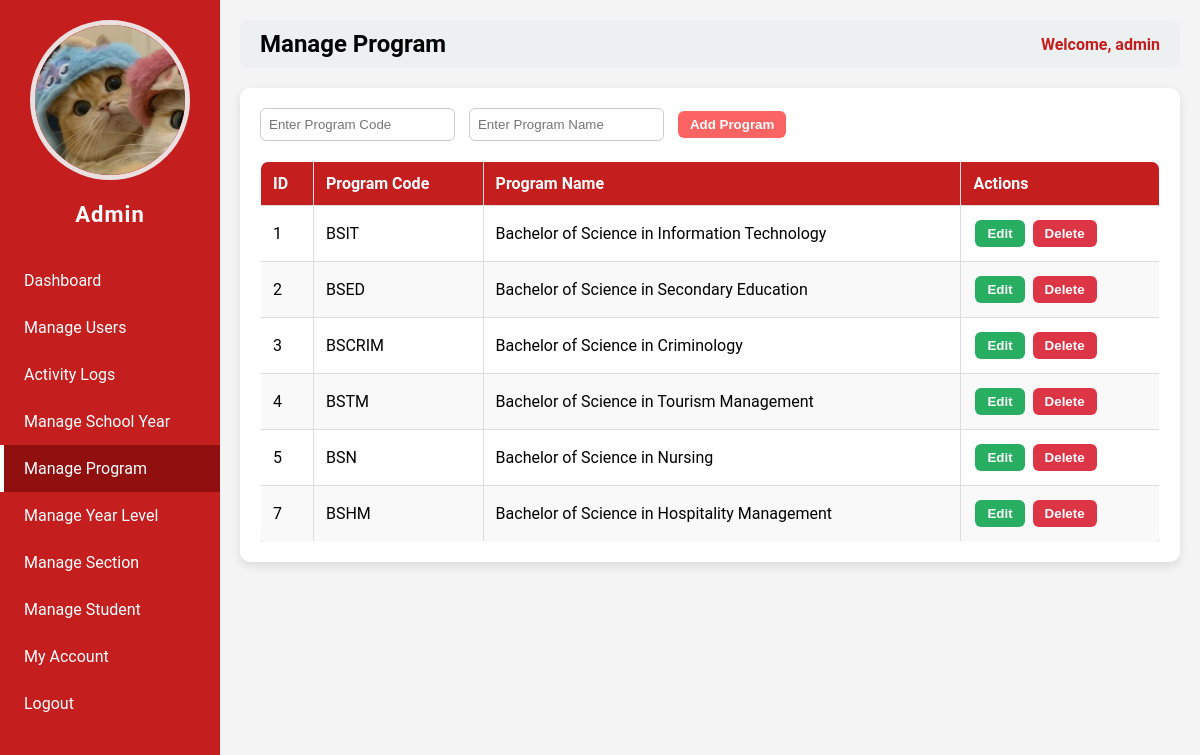
The page /admin.php?page=manage_program (signed in) on the database its author committed.
### tables this page shows
CREATE TABLE `users` (
  `id` int(11) NOT NULL,
  `username` varchar(50) NOT NULL,
  `password` varchar(255) NOT NULL,
  `role` varchar(50) NOT NULL,
  `email` varchar(255) NOT NULL,
  `contact` varchar(50) NOT NULL,
  `status` varchar(50) NOT NULL,
  `img` varchar(255) NOT NULL
);

CREATE TABLE `programs` (
  `id` int(11) NOT NULL,
  `program_code` varchar(50) NOT NULL,
  `program_name` varchar(100) NOT NULL
);

### admin_pages/manage_program.php (the view, shortened to what this page needs)
<?php
require __DIR__ . '/../db_connect.php';
$edit_mode = false;
$edit_id = null;
$edit_code = "";
$edit_name = "";
$programs = $pdo->query("SELECT * FROM programs ORDER BY id ASC")->fetchAll(PDO::FETCH_ASSOC);
?>
<div class="container">
    <form method="POST" class="form-box">
        <input type="text" name="program_code" placeholder="Enter Program Code"
               value="<?= htmlspecialchars($edit_code); ?>" required>
        <input type="text" name="program_name" placeholder="Enter Program Name"
               value="<?= htmlspecialchars($edit_name); ?>" required>
        <?php if ($edit_mode): ?>
            <input type="hidden" name="id" value="<?= $edit_id; ?>">
            <button type="submit" name="update_program" class="btn btn-warning">Update Program</button>
            <a href="" class="btn btn-secondary">Cancel</a>
        <?php else: ?>
            <button type="submit" name="add_program" class="btn btn-primary">Add Program</button>
        <?php endif; ?>
    </form>
    <div class="table-box">
        <table class="styled-table">
            <thead>
                <tr>
                    <th>ID</th>
                    <th>Program Code</th>
                    <th>Program Name</th>
                    <th>Actions</th>
                </tr>
            </thead>
            <tbody>
            <?php foreach ($programs as $program): ?>
                <tr>
                    <td><?= $program['id']; ?></td>
                    <td><?= htmlspecialchars($program['program_code']); ?></td>
                    <td><?= htmlspecialchars($program['program_name']); ?></td>
                    <td>
                        <form method="POST" class="inline-form">
                            <button type="submit" name="edit_program" class="btn btn-info">Edit</button>
                        </form>
                        <form method="POST" class="inline-form">
                            <button type="submit" name="delete_program" class="btn btn-danger" onclick="return confirm('Are you sure you want to delete this program?')">Delete</button>
                        </form>
                    </td>
                </tr>
            <?php endforeach; ?>
            </tbody>
        </table>
    </div>
</div>

### admin.php (shortened to what this page needs)
<?php
require 'db_connect.php';
$id = $_SESSION['user_id'];
$stmt = $pdo->prepare("SELECT * FROM users WHERE id=?");
$stmt->execute([$id]);
$user = $stmt->fetch(PDO::FETCH_ASSOC);
$page = isset($_GET['page']) ? $_GET['page'] : 'dashboard';
?>
<!DOCTYPE html>
<html>
<head>
</head>
<body>
<div class="sidebar">
    <div class="column profile-photo">
        <?php if (!empty($user['img'])): ?>
            <img src="<?php echo htmlspecialchars($user['img']); ?>" alt="Profile Image">
        <?php else: ?>
            <img src="default.png" alt="Profile Image">
        <?php endif; ?>
    </div>
    <h2>Admin</h2>
    <a href="?page=dashboard" class="<?php echo $page=='dashboard' ? 'active' : ''; ?>">Dashboard</a>
    <a href="?page=manage_users" class="<?php echo $page=='manage_users' ? 'active' : ''; ?>">Manage Users</a>
    <a href="?page=activity_logs" class="<?php echo $page=='activity_logs' ? 'active' : ''; ?>">Activity Logs</a>
    <a href="?page=manage_school_year" class="<?php echo $page=='manage_school_year' ? 'active' : ''; ?>">Manage School Year</a>
    <a href="?page=manage_program" class="<?php echo $page=='manage_program' ? 'active' : ''; ?>">Manage Program</a>
    <a href="?page=manage_year_level" class="<?php echo $page=='manage_year_level' ? 'active' : ''; ?>">Manage Year Level</a>
    <a href="?page=manage_section" class="<?php echo $page=='manage_section' ? 'active' : ''; ?>">Manage Section</a>
    <a href="?page=manage_student" class="<?php echo $page=='manage_student' ? 'active' : ''; ?>">Manage Student</a>
    <a href="?page=my_account" class="<?php echo $page=='my_account' ? 'active' : ''; ?>">My Account</a>
    <a href="logout.php" onclick="return confirm('Are you sure you want to log out?');">Logout</a>
</div>
<div class="main-content">
    <div class="header">
        <h2><?php echo str_replace('_',' ', $page); ?></h2>
        <span>Welcome, <?php echo $_SESSION['username']; ?></span>
    </div>
    <div class="content">
        <?php
        $file = "admin_pages/{$page}.php";
        if(file_exists($file)){
            include $file;
        } else {
            echo "<p>Page not found.</p>";
        }
        ?>
    </div>
</div>
</body>
</html>

### admin.php (style rules this page uses)
body { margin: 0; font-family: 'Roboto', sans-serif; background: #f4f4f4; }
.sidebar { position: fixed; top: 0; left: 0; width: 220px; height: 100%; background-color: #c41e1e; color: white; display: flex; flex-direction: column; padding-top: 20px; }
.sidebar h2 { text-align: center; margin-bottom: 30px; font-size: 22px; letter-spacing: 1px; }
.sidebar a { padding: 14px 20px; text-decoration: none; color: white; display: block; transition: 0.3s; border-left: 4px solid transparent; }
.sidebar a.active { background-color: #900f0f; border-left: 4px solid #fff; }
.main-content { margin-left: 220px; padding: 20px; }
.header { display: flex; justify-content: space-between; align-items: center; background: #ecf0f1; padding: 10px 20px; border-radius: 8px; margin-bottom: 20px; }
.header h2 { margin: 0; text-transform: capitalize; }
.header span { font-weight: bold; color: #c41e1e; }
.profile-photo { text-align: center; }
.profile-photo img { width: 150px; height: 150px; object-fit: cover; border-radius: 50%; border: 5px solid #ebe0e0ff; }

### admin_pages/manage_program.php (style rules this page uses)
.container { background: #fff; padding: 20px; border-radius: 10px; box-shadow: 0 4px 10px rgba(0,0,0,0.1); margin-top: 20px; }
.form-box { margin-bottom: 20px; }
.form-box input[type="text"] { padding: 8px; border-radius: 6px; border: 1px solid #ccc; margin-right: 10px; }
.table-box { max-height: 400px; overflow-y: auto; }
.styled-table { width: 100%; border-collapse: collapse; border: 1px solid #ddd; border-radius: 8px; overflow: hidden; box-shadow: 0 2px 5px rgba(0,0,0,0.1); }
.styled-table th, .styled-table td { padding: 12px; text-align: left; border: 1px solid #ddd; }
.styled-table thead { background: #c41e1e; color: white; }
.styled-table tr:nth-child(even) { background: #f9f9f9; }
.inline-form { display: inline-block; margin: 2px; }
.btn { padding: 6px 12px; border-radius: 6px; border: none; cursor: pointer; font-weight: bold; color: white; }
.btn-primary { background: #fc6464ff; }
.btn-danger { background: #dc3545; }
.btn-info { background: #27ae60; }

### rows shown on the page
users: img (picture)
programs: id "1", program_code "BSIT", program_name "Bachelor of Science in Information Technology"
programs: id "2", program_code "BSED", program_name "Bachelor of Science in Secondary Education"
programs: id "3", program_code "BSCRIM", program_name "Bachelor of Science in Criminology"
programs: id "4", program_code "BSTM", program_name "Bachelor of Science in Tourism Management"
programs: id "5", program_code "BSN", program_name "Bachelor of Science in Nursing"
programs: id "7", program_code "BSHM", program_name "Bachelor of Science in Hospitality Management"

### other values the page prints
str_replace('_',' ', $page) "Manage Program"
$_SESSION['username'] "admin"
